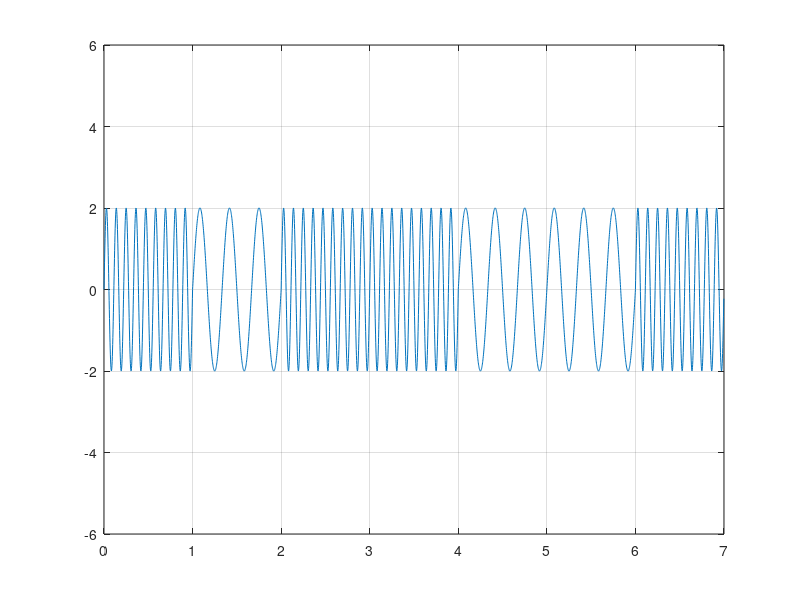

Here is the MATLAB script that generated this plot:
clc; clear; close;

bits = [1 0 1 1 0 0 1];

time = 0:1/500:length(bits)-1/500;
s1 = 2*sin(2*pi*3*time);
s2 = 2*sin(2*pi*9*time);
s = zeros(1,length(time));

for i = 1:length(bits)
    if bits(i)==0
        for j=1:500
            s((i-1)*500+j)=s1((i-1)*500+j);
        end
    else
        for j=1:500
            s((i-1)*500+j)=s2((i-1)*500+j);
        end
    end
end

plot(time, s);
ylim([-6,6]);
grid on;

%demodulation
n = length(s)/500;
dem = ones(1,n);

for i = 1:length(dem)
    if s((i-1)*500+100)== s1((i-1)*500+100)
       dem(i)=0;
    end
end

disp(dem);
